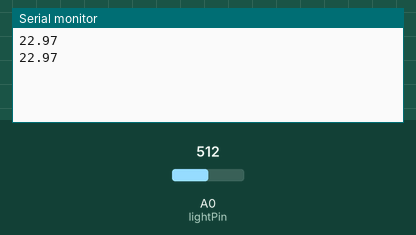
The sketch below on a simulated Arduino Uno, built with avr-gcc and run on an emulated ATmega328P. Parts: the last lines printed to the serial monitor. The test bench sets the inputs (shaded band); at power-on: A0 (lightPin) = 512.

Above: at 1.8 s.
1.9 s: A0 (lightPin) set to 1015
At 2.8 s:
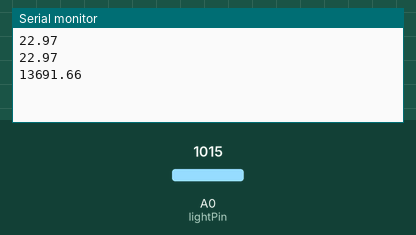
3.4 s: A0 (lightPin) set to 1023
At 4.7 s:
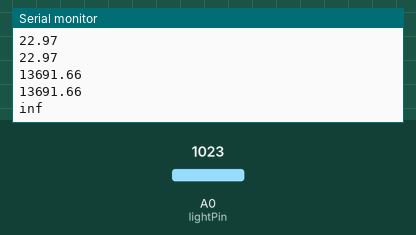

Measured:
- the behaviour switches between 1022 and 1023 on A0 (lightPin) (found by bisection; images 1 and 2)
- after the input at 1.9 s, the serial monitor: prints a new line after 0.10 s (image 1)
- after the input at 3.4 s, the serial monitor: prints a new line after 0.61 s (image 2)

The sketch:

LightSensor.ino
```cpp
  int lightPin= A0, rawLight;
  float Rldr = 0, Rref = 10000.0, Lux;

void setup() {
  Serial.begin(9600);
}

void loop() {
  rawLight = analogRead(lightPin);
  Rldr = Rref * (1023.0-rawLight)/rawLight;
  Lux = pow(10.0, 6.64 - 1.32 * log10(Rldr));
  Serial.println(Lux);
  delay(1000);
}
```
